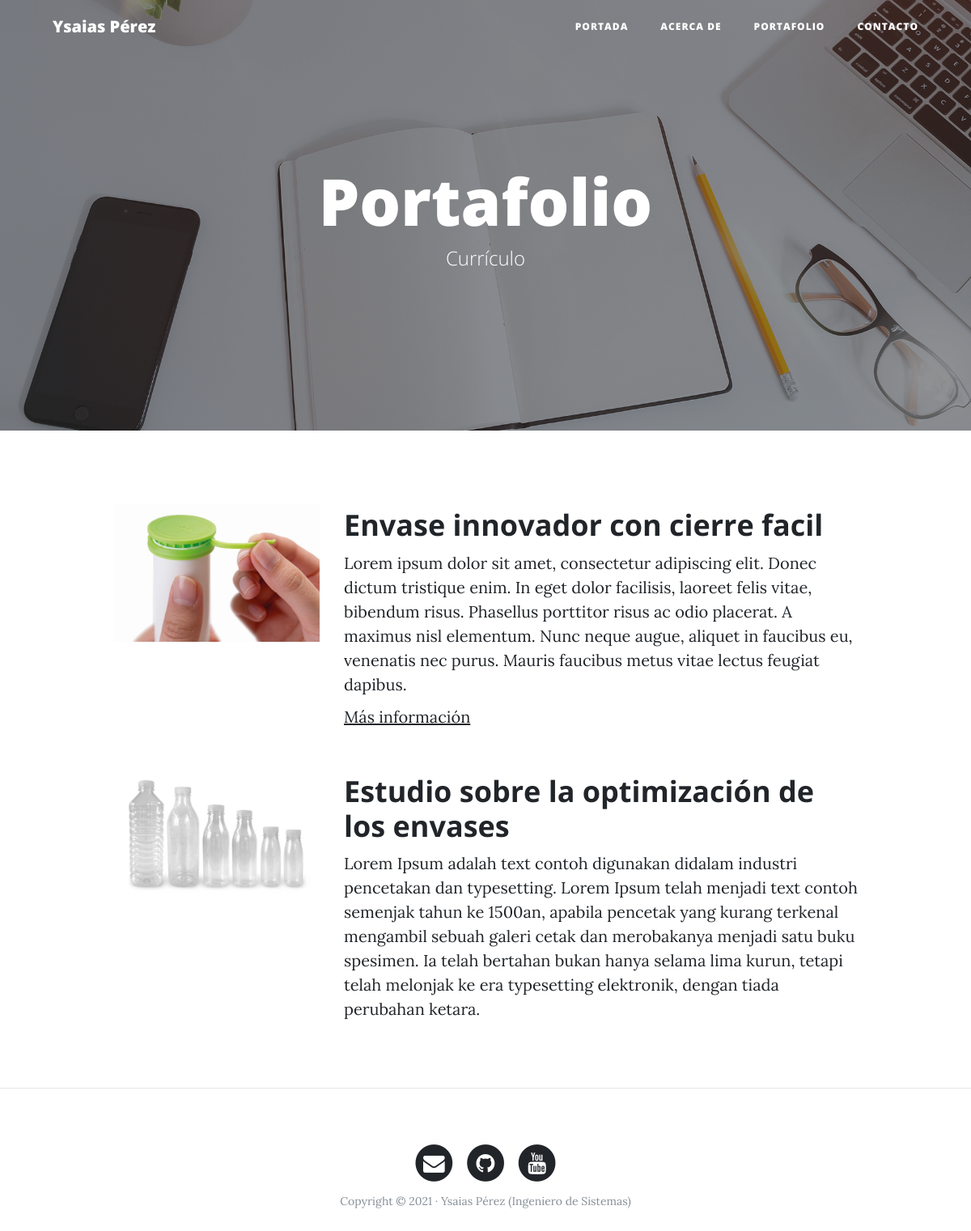
The page /portfolio/ on the database its author committed.
### portfolio/models.py (models this page shows, shortened)
class Proyect(models.Model):
    title = models.CharField(max_length=200, verbose_name = "Titulo")
    description = models.TextField(verbose_name = "Descripción")
    image = models.ImageField(verbose_name = "Imagen", upload_to="proyects")
    link = models.URLField(verbose_name = "Direccion Web", null=True, blank=True)
    created = models.DateTimeField(auto_now_add=True, verbose_name = "Fecha de creación")
    updated = models.DateTimeField(auto_now=True, verbose_name = "Fecha de Edición")
    class Meta:
        verbose_name = "proyecto"
        verbose_name_plural = "proyectos"
        ordering = ["-created"]

### portfolio/views.py (the view)
# urls.py: path('portfolio/', portfolio_views.portfolio, name="portfolio"),
def portfolio(request):
    proyects = Proyect.objects.all()
    return render(request,"portfolio/portfolio.html", {'proyects':proyects})

### portfolio/templates/portfolio/portfolio.html (shortened to what this page needs)
{% extends 'core/base.html' %}
{% block background %}{% load static %}{% static 'core/img/portfolio-bg.jpg' %}{% endblock %}
{% block headers %}
<h1>Portafolio</h1>
<span class="subheading">Currículo</span>
{% endblock %}
{% block content %}
{% for project in proyects %}
    <div class="row project">
        <div class="col-lg-3 col-md-4 offset-lg-1">
            <img class="img-fluid" src="{{ project.image.url }}" alt="">
        </div>
        <div class="col-lg-7 col-md-8">
            <h2 class="section-heading title">{{ project.title }}</h2>
        <p>{{ project.description }}</p>
        {% if project.link %}
        <p><a href="{{ project.link }}">Más información</a></p>
        {% endif %}
        </div>
    </div>
{% endfor %}
{% endblock %}

### rows shown on the page
Proyect: image (picture), title "Envase innovador con cierre facil", description "Lorem ipsum dolor sit amet, consectetur adipiscing elit. Donec dictum tristique enim. In eget dolor facilisis, laoreet felis vitae, bibendum risus. Phasellus porttitor risus ac odio placerat. A maximus nisl elementum. Nunc neque augue, aliquet in faucibus eu, venenatis nec purus. Mauris faucibus metus vitae lectus feugiat dapibus."
Proyect: image (picture), title "Estudio sobre la optimización de los envases", description "Lorem Ipsum adalah text contoh digunakan didalam industri pencetakan dan typesetting. Lorem Ipsum telah menjadi text contoh semenjak tahun ke 1500an, apabila pencetak yang kurang terkenal mengambil sebuah galeri cetak dan merobakanya menjadi satu buku spesimen. Ia telah bertahan bukan hanya selama lima kurun, tetapi telah melonjak ke era typesetting elektronik, dengan tiada perubahan ketara."
